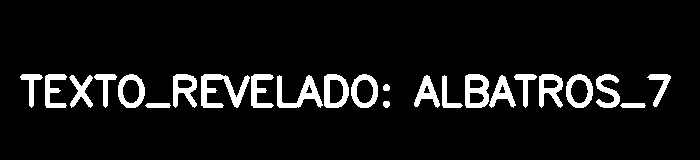
#> input picture TAREA ALERTA/ImagenesDeMision/m1_oscura 1.png, 700 x 160 px, found by its file name
$ python ALERTA.py
#> lines starting #> are read from the running program, lines starting #| are printed output that depends on the picture; after the words box and inside, x2 and y2 are one past the last pixel; in counts of white or black regions, pixels touching at a corner belong together
import cv2
import numpy as np
import math

img1 = cv2.imread("TAREA ALERTA/ImagenesDeMision/m1_oscura 1.png", cv2.IMREAD_GRAYSCALE)
#> img1: shape (160, 700); values 2 (black) and 3 (white), 7.6% white; 24 white regions, largest, box (x1, y1, x2, y2) and area: (201, 74, 250, 108) 743, (277, 75, 323, 108) 609, (465, 74, 489, 108) 534
h, w = img1.shape
#> h = 160; w = 700

img_x50_raw = np.zeros((h, w), dtype=np.uint8)
for y in range(h):
    for x in range(w):
        val = int(img1[y, x]) * 50
        img_x50_raw[y, x] = min(max(val, 0), 255)

cv2.imwrite("TAREA ALERTA/ImagenesDeMision/m1_recuperado_x50.png", img_x50_raw)

img_mas20_raw = np.zeros((h, w), dtype=np.uint8)
for y in range(h):
    for x in range(w):
        val = int(img_x50_raw[y, x]) + 20
        img_mas20_raw[y, x] = min(max(val, 0), 255)

cv2.imwrite("TAREA ALERTA/ImagenesDeMision/m1_recuperado_x50_mas20.png", img_mas20_raw)

img_x50_vec = np.clip(img1.astype(np.int32) * 50, 0, 255).astype(np.uint8)
img_mas20_vec = np.clip(img_x50_vec.astype(np.int32) + 20, 0, 255).astype(np.uint8)

mitad1 = cv2.imread("TAREA ALERTA/ImagenesDeMision/m2_mitad1 1.png")
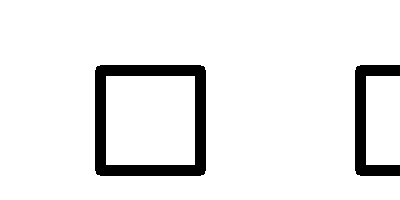
#> input picture TAREA ALERTA/ImagenesDeMision/m2_mitad1 1.png, 400 x 200 px, found by its file name
#> mitad1 is the input picture: shape (200, 400, 3); 92.1% white; 2 black regions, box (x1, y1, x2, y2) and area: (95, 65, 206, 176) 4360, (355, 65, 400, 176) 1949
mitad2 = cv2.imread("TAREA ALERTA/ImagenesDeMision/m2_mitad2 1.png")
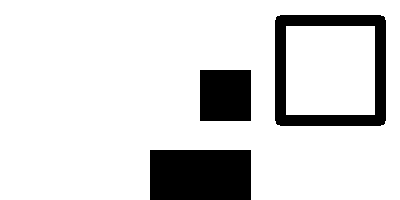
#> input picture TAREA ALERTA/ImagenesDeMision/m2_mitad2 1.png, 400 x 200 px, found by its file name
#> mitad2 is the input picture: shape (200, 400, 3); 85% white; 3 black regions, box (x1, y1, x2, y2) and area: (150, 150, 251, 200) 5050, (275, 15, 386, 126) 4360, (200, 70, 251, 121) 2601

lienzo = np.full((400, 400, 3), 255, dtype=np.uint8)

h1, w1 = mitad1.shape[:2]
#> h1 = 200; w1 = 400
dx1, dy1 = 50, 50
M_trans = np.float32([[1, 0, dx1], [0, 1, dy1]])
mitad1_enderezada = cv2.warpAffine(mitad1, M_trans, (400, 400), borderValue=(255, 255, 255))
#> mitad1_enderezada: shape (400, 400, 3); 97.3% white; 1 black region, box (x1, y1, x2, y2) and area: (145, 115, 256, 226) 4360

h2, w2 = mitad2.shape[:2]
#> h2 = 200; w2 = 400
centro = (w2 // 2, h2 // 2)
#> centro = (200, 100)
M_rot = cv2.getRotationMatrix2D(centro, 180, 1.0)
mitad2_rotada = cv2.warpAffine(mitad2, M_rot, (w2, h2), borderValue=(255, 255, 255))
#> mitad2_rotada: shape (200, 400, 3); 85% white; 3 black regions, box (x1, y1, x2, y2) and area: (150, 1, 251, 51) 5050, (15, 75, 126, 186) 4360, (150, 80, 201, 131) 2601

dx2, dy2 = 50, 50 + h1
#> dx2 = 50; dy2 = 250
M_trans2 = np.float32([[1, 0, dx2], [0, 1, dy2]])
#> M_trans2 = [[1, 0, 50], [0, 1, 250]]
mitad2_enderezada = cv2.warpAffine(mitad2_rotada, M_trans2, (400, 400), borderValue=(255, 255, 255))
#> mitad2_enderezada: shape (400, 400, 3); 93.6% white; 3 black regions, box (x1, y1, x2, y2) and area: (200, 251, 301, 301) 5050, (65, 325, 176, 400) 2609, (200, 330, 251, 381) 2601

lienzo = cv2.bitwise_and(mitad1_enderezada, mitad2_enderezada)
#> lienzo: shape (400, 400, 3); 90.9% white; 4 black regions, box (x1, y1, x2, y2) and area: (200, 251, 301, 301) 5050, (145, 115, 256, 226) 4360, (65, 325, 176, 400) 2609, (200, 330, 251, 381) 2601
cv2.imwrite("TAREA ALERTA/ImagenesDeMision/m2_qr_reconstruido.png", lienzo)

img3 = np.zeros((600, 600, 3), dtype=np.uint8)
img3[:] = (40, 20, 20)

cv2.circle(img3, (300, 300), 170, (0, 255, 255), 3)
cv2.circle(img3, (300, 300), 110, (0, 255, 255), 2)
cv2.rectangle(img3, (250, 260), (350, 340), (0, 0, 255), -1)
cv2.line(img3, (0, 0), (600, 600), (255, 255, 255), 2)
cv2.line(img3, (600, 0), (0, 600), (255, 255, 255), 2)

for i in range(8):
    angle = i * (2 * math.pi / 8)
    cx = int(300 + 140 * math.cos(angle))
    cy = int(300 + 140 * math.sin(angle))
    cv2.circle(img3, (cx, cy), 8, (0, 255, 0), -1)
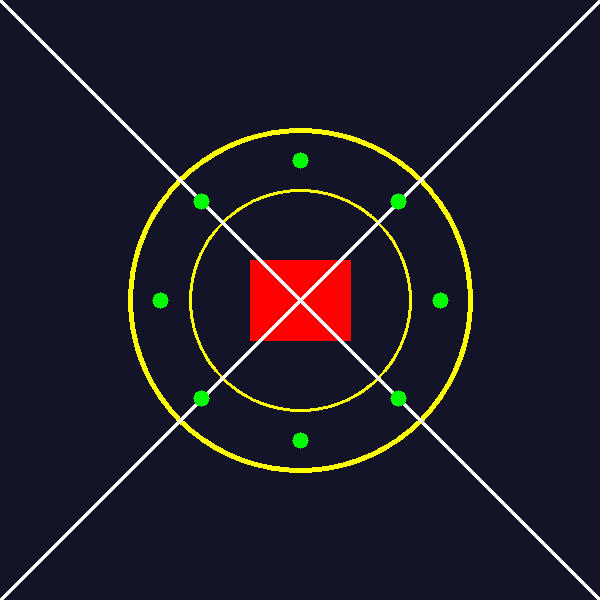
#> img3: shape (600, 600, 3); mean of channels 0, 1, 2 41.6, 29.2, 33.3; drawn as B, G, R

texto = "SECTOR-9"
fuente = cv2.FONT_HERSHEY_SIMPLEX
#> fuente = 0
tamaño_texto = cv2.getTextSize(texto, fuente, 1, 2)[0]
#> tamaño_texto = (167, 22)
x_texto = (600 - tamaño_texto[0]) // 2
#> x_texto = 216
cv2.putText(img3, texto, (x_texto, 560), fuente, 1, (255, 255, 255), 2)
#> img3: shape (600, 600, 3); 0.34% of pixels changed, all inside (x1, y1, x2, y2) = (218, 538, 379, 562)

cv2.imwrite("TAREA ALERTA/ImagenesDeMision/m3_sello_forjado_v2.png", img3)

img4 = cv2.imread("TAREA ALERTA/ImagenesDeMision/m4_ruido 1.png")
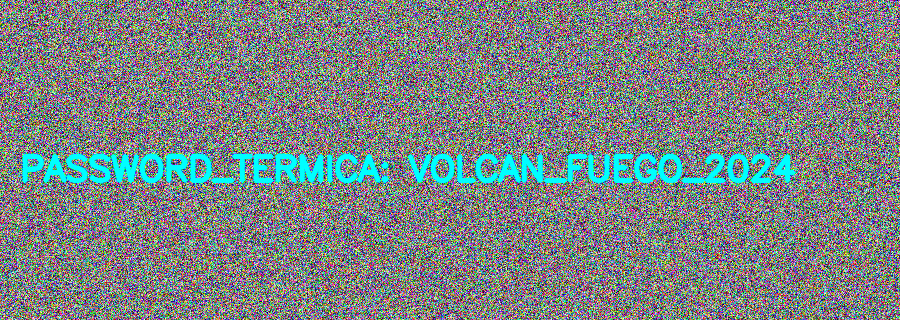
#> input picture TAREA ALERTA/ImagenesDeMision/m4_ruido 1.png, 900 x 320 px, found by its file name
#> img4 is the input picture: shape (320, 900, 3); mean B, G, R 131.6, 131.6, 122.5

kernel = np.ones((3, 3), np.float32) / 9
img_suavizada = cv2.filter2D(img4, -1, kernel)
cv2.imwrite("TAREA ALERTA/ImagenesDeMision/m4_suavizada.png", img_suavizada)

hsv = cv2.cvtColor(img_suavizada, cv2.COLOR_BGR2HSV)
#> hsv: shape (320, 900, 3); mean H, S, V 89.6, 77.7, 152

lower_cyan = np.array([80, 100, 100])
upper_cyan = np.array([100, 255, 255])

mask = cv2.inRange(hsv, lower_cyan, upper_cyan)
#> mask: shape (320, 900); 6.6% white; 3241 white regions (3227 under 20 px), largest, box (x1, y1, x2, y2) and area: (42, 150, 213, 186) 3228, (473, 153, 611, 186) 2132, (231, 152, 325, 187) 1783
cv2.imwrite("TAREA ALERTA/ImagenesDeMision/m4_mask_cyan.png", mask)

img_ruido = np.random.randint(0, 256, (300, 700, 3), dtype=np.uint8)

texto_mask = np.zeros((300, 700), dtype=np.uint8)
cv2.putText(texto_mask, "CLAVE: NEBULA_42", (20, 150), cv2.FONT_HERSHEY_SIMPLEX, 2, 255, 4)
#> texto_mask: shape (300, 700); 3.3% white; 13 white regions, largest, box (x1, y1, x2, y2) and area: (432, 106, 533, 153) 1054, (68, 106, 133, 153) 882, (346, 106, 379, 153) 760

img_ruido[texto_mask == 255] = [50, 250, 50]
cv2.imwrite("TAREA ALERTA/ImagenesDeMision/m5_tricolor.png", img_ruido)

img_load = cv2.imread("TAREA ALERTA/ImagenesDeMision/m5_tricolor.png")
b, g, r = cv2.split(img_load)
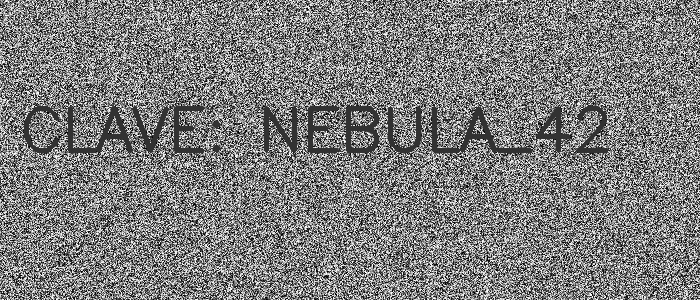
#> r: shape (300, 700); min 0, max 255, mean 125

diferencia = cv2.absdiff(g, b)
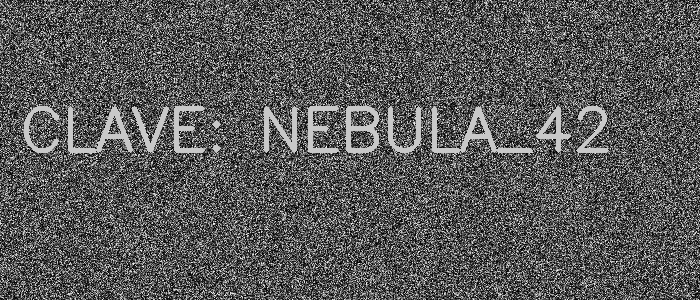
#> diferencia: shape (300, 700); min 0, max 255, mean 89.1

diferencia_norm = cv2.normalize(diferencia, None, 0, 255, cv2.NORM_MINMAX)
_, umbral = cv2.threshold(diferencia_norm, 0, 255, cv2.THRESH_BINARY | cv2.THRESH_OTSU)
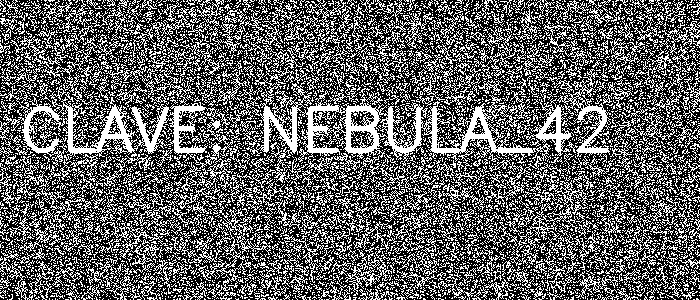
#> umbral: shape (300, 700); 38.1% white in thin lines or dots

cv2.imwrite("TAREA ALERTA/ImagenesDeMision/m5_mensaje.png", umbral)
